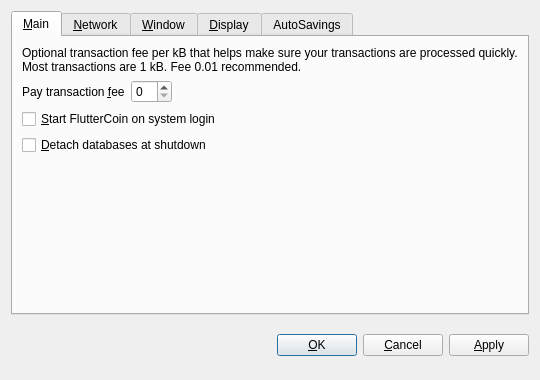
<?xml version="1.0" encoding="UTF-8"?>
<ui version="4.0">
 <class>OptionsDialog</class>
 <widget class="QDialog" name="OptionsDialog">
  <property name="geometry">
   <rect>
    <x>0</x>
    <y>0</y>
    <width>540</width>
    <height>380</height>
   </rect>
  </property>
  <property name="windowTitle">
   <string>Options</string>
  </property>
  <property name="modal">
   <bool>true</bool>
  </property>
  <layout class="QVBoxLayout" name="verticalLayout">
   <item>
    <widget class="QTabWidget" name="tabWidget">
     <property name="tabPosition">
      <enum>QTabWidget::North</enum>
     </property>
     <property name="currentIndex">
      <number>0</number>
     </property>
     <widget class="QWidget" name="tabMain">
      <attribute name="title">
       <string>&amp;Main</string>
      </attribute>
      <layout class="QVBoxLayout" name="verticalLayout_Main">
       <item>
        <widget class="QLabel" name="transactionFeeInfoLabel">
         <property name="text">
          <string>Optional transaction fee per kB that helps make sure your transactions are processed quickly. Most transactions are 1 kB. Fee 0.01 recommended.</string>
         </property>
         <property name="textFormat">
          <enum>Qt::PlainText</enum>
         </property>
         <property name="wordWrap">
          <bool>true</bool>
         </property>
        </widget>
       </item>
       <item>
        <layout class="QHBoxLayout" name="horizontalLayout_Main">
         <item>
          <widget class="QLabel" name="transactionFeeLabel">
           <property name="text">
            <string>Pay transaction &amp;fee</string>
           </property>
           <property name="textFormat">
            <enum>Qt::PlainText</enum>
           </property>
           <property name="buddy">
            <cstring>transactionFee</cstring>
           </property>
          </widget>
         </item>
         <item>
          <widget class="BitcoinAmountField" name="transactionFee"/>
         </item>
         <item>
          <spacer name="horizontalSpacer_Main">
           <property name="orientation">
            <enum>Qt::Horizontal</enum>
           </property>
           <property name="sizeHint" stdset="0">
            <size>
             <width>40</width>
             <height>20</height>
            </size>
           </property>
          </spacer>
         </item>
        </layout>
       </item>
       <item>
        <widget class="QCheckBox" name="bitcoinAtStartup">
         <property name="toolTip">
          <string>Automatically start FlutterCoin after logging in to the system.</string>
         </property>
         <property name="text">
          <string>&amp;Start FlutterCoin on system login</string>
         </property>
        </widget>
       </item>
       <item>
        <widget class="QCheckBox" name="detachDatabases">
         <property name="toolTip">
          <string>Detach block and address databases at shutdown. This means they can be moved to another data directory, but it slows down shutdown. The wallet is always detached.</string>
         </property>
         <property name="text">
          <string>&amp;Detach databases at shutdown</string>
         </property>
        </widget>
       </item>
       <item>
        <spacer name="verticalSpacer_Main">
         <property name="orientation">
          <enum>Qt::Vertical</enum>
         </property>
         <property name="sizeHint" stdset="0">
          <size>
           <width>20</width>
           <height>40</height>
          </size>
         </property>
        </spacer>
       </item>
      </layout>
     </widget>
     <widget class="QWidget" name="tabNetwork">
      <attribute name="title">
       <string>&amp;Network</string>
      </attribute>
      <layout class="QVBoxLayout" name="verticalLayout_Network">
       <item>
        <widget class="QCheckBox" name="mapPortUpnp">
         <property name="toolTip">
          <string>Automatically open the FlutterCoin client port on the router. This only works when your router supports UPnP and it is enabled.</string>
         </property>
         <property name="text">
          <string>Map port using &amp;UPnP</string>
         </property>
        </widget>
       </item>
       <item>
        <widget class="QCheckBox" name="connectSocks">
         <property name="toolTip">
          <string>Connect to the FlutterCoin network through a SOCKS proxy (e.g. when connecting through Tor).</string>
         </property>
         <property name="text">
          <string>&amp;Connect through SOCKS proxy:</string>
         </property>
        </widget>
       </item>
       <item>
        <layout class="QHBoxLayout" name="horizontalLayout_Network">
         <item>
          <widget class="QLabel" name="proxyIpLabel">
           <property name="text">
            <string>Proxy &amp;IP:</string>
           </property>
           <property name="textFormat">
            <enum>Qt::PlainText</enum>
           </property>
           <property name="buddy">
            <cstring>proxyIp</cstring>
           </property>
          </widget>
         </item>
         <item>
          <widget class="QValidatedLineEdit" name="proxyIp">
           <property name="maximumSize">
            <size>
             <width>140</width>
             <height>16777215</height>
            </size>
           </property>
           <property name="toolTip">
            <string>IP address of the proxy (e.g. 127.0.0.1)</string>
           </property>
          </widget>
         </item>
         <item>
          <widget class="QLabel" name="proxyPortLabel">
           <property name="text">
            <string>&amp;Port:</string>
           </property>
           <property name="textFormat">
            <enum>Qt::PlainText</enum>
           </property>
           <property name="buddy">
            <cstring>proxyPort</cstring>
           </property>
          </widget>
         </item>
         <item>
          <widget class="QLineEdit" name="proxyPort">
           <property name="maximumSize">
            <size>
             <width>55</width>
             <height>16777215</height>
            </size>
           </property>
           <property name="toolTip">
            <string>Port of the proxy (e.g. 9050)</string>
           </property>
          </widget>
         </item>
         <item>
          <widget class="QLabel" name="socksVersionLabel">
           <property name="text">
            <string>SOCKS &amp;Version:</string>
           </property>
           <property name="textFormat">
            <enum>Qt::PlainText</enum>
           </property>
           <property name="buddy">
            <cstring>socksVersion</cstring>
           </property>
          </widget>
         </item>
         <item>
          <widget class="QValueComboBox" name="socksVersion">
           <property name="toolTip">
            <string>SOCKS version of the proxy (e.g. 5)</string>
           </property>
          </widget>
         </item>
         <item>
          <spacer name="horizontalSpacer_Network">
           <property name="orientation">
            <enum>Qt::Horizontal</enum>
           </property>
           <property name="sizeHint" stdset="0">
            <size>
             <width>40</width>
             <height>20</height>
            </size>
           </property>
          </spacer>
         </item>
        </layout>
       </item>
       <item>
        <spacer name="verticalSpacer_Network">
         <property name="orientation">
          <enum>Qt::Vertical</enum>
         </property>
         <property name="sizeHint" stdset="0">
          <size>
           <width>20</width>
           <height>40</height>
          </size>
         </property>
        </spacer>
       </item>
      </layout>
     </widget>
     <widget class="QWidget" name="tabWindow">
      <attribute name="title">
       <string>&amp;Window</string>
      </attribute>
      <layout class="QVBoxLayout" name="verticalLayout_Window">
       <item>
        <widget class="QCheckBox" name="minimizeToTray">
         <property name="toolTip">
          <string>Show only a tray icon after minimizing the window.</string>
         </property>
         <property name="text">
          <string>&amp;Minimize to the tray instead of the taskbar</string>
         </property>
        </widget>
       </item>
       <item>
        <widget class="QCheckBox" name="minimizeOnClose">
         <property name="toolTip">
          <string>Minimize instead of exit the application when the window is closed. When this option is enabled, the application will be closed only after selecting Quit in the menu.</string>
         </property>
         <property name="text">
          <string>M&amp;inimize on close</string>
         </property>
        </widget>
       </item>
       <item>
        <spacer name="verticalSpacer_Window">
         <property name="orientation">
          <enum>Qt::Vertical</enum>
         </property>
         <property name="sizeHint" stdset="0">
          <size>
           <width>20</width>
           <height>40</height>
          </size>
         </property>
        </spacer>
       </item>
      </layout>
     </widget>
     <widget class="QWidget" name="tabDisplay">
      <attribute name="title">
       <string>&amp;Display</string>
      </attribute>
      <layout class="QVBoxLayout" name="verticalLayout_Display">
       <item>
        <layout class="QHBoxLayout" name="horizontalLayout_1_Display">
         <item>
          <widget class="QLabel" name="langLabel">
           <property name="text">
            <string>User Interface &amp;language:</string>
           </property>
           <property name="textFormat">
            <enum>Qt::PlainText</enum>
           </property>
           <property name="buddy">
            <cstring>lang</cstring>
           </property>
          </widget>
         </item>
         <item>
          <widget class="QValueComboBox" name="lang">
           <property name="toolTip">
            <string>The user interface language can be set here. This setting will take effect after restarting FlutterCoin.</string>
           </property>
          </widget>
         </item>
        </layout>
       </item>
       <item>
        <layout class="QHBoxLayout" name="horizontalLayout_2_Display">
         <item>
          <widget class="QLabel" name="unitLabel">
           <property name="text">
            <string>&amp;Unit to show amounts in:</string>
           </property>
           <property name="textFormat">
            <enum>Qt::PlainText</enum>
           </property>
           <property name="buddy">
            <cstring>unit</cstring>
           </property>
          </widget>
         </item>
         <item>
          <widget class="QValueComboBox" name="unit">
           <property name="toolTip">
            <string>Choose the default subdivision unit to show in the interface and when sending coins.</string>
           </property>
          </widget>
         </item>
        </layout>
       </item>
       <item>
        <widget class="QCheckBox" name="displayAddresses">
         <property name="toolTip">
          <string>Whether to show FlutterCoin addresses in the transaction list or not.</string>
         </property>
         <property name="text">
          <string>&amp;Display addresses in transaction list</string>
         </property>
        </widget>
       </item>
       <item>
        <widget class="QCheckBox" name="coinControlFeatures">
         <property name="toolTip">
          <string>Whether to show coin control features or not.</string>
         </property>
         <property name="text">
          <string>Display coin &amp;control features (experts only!)</string>
         </property>
        </widget>
       </item>
       <item>
        <spacer name="verticalSpacer_Display">
         <property name="orientation">
          <enum>Qt::Vertical</enum>
         </property>
         <property name="sizeHint" stdset="0">
          <size>
           <width>20</width>
           <height>40</height>
          </size>
         </property>
        </spacer>
       </item>
      </layout>
     </widget>
     <widget class="QWidget" name="tabAutoSavings">
      <attribute name="title">
       <string>AutoSavings</string>
      </attribute>
      <layout class="QVBoxLayout" name="verticalLayout_AutoSavings">
       <item>
        <widget class="QCheckBox" name="autoSavingsFeatures">
         <property name="toolTip">
          <string>help help</string>
         </property>
         <property name="text">
          <string>Enable Auto Savings</string>
         </property>
        </widget>
       </item>
       <item>
        <layout class="QHBoxLayout" name="horizontalLayout_AutoSavingsiAddress">
         <item>
          <widget class="QLabel" name="autoSavingsAddressLabel">
           <property name="text">
            <string>Fluttercoin Address:</string>
           </property>
           <property name="textFormat">
            <enum>Qt::PlainText</enum>
           </property>
           <property name="buddy">
            <cstring>autoSavingsAddress</cstring>
           </property>
          </widget>
         </item>
         <item>
          <widget class="QValidatedLineEdit" name="autoSavingsAddress">
           <property name="minimumSize">
            <size>
             <width>300</width>
             <height>0</height>
            </size>
           </property>
           <property name="maximumSize">
            <size>
             <width>300</width>
             <height>16777215</height>
            </size>
           </property>
           <property name="toolTip">
            <string>help help</string>
           </property>
          </widget>
         </item>
         <item>
          <spacer name="horizontalSpacer_3">
           <property name="orientation">
            <enum>Qt::Horizontal</enum>
           </property>
           <property name="sizeType">
            <enum>QSizePolicy::Expanding</enum>
           </property>
           <property name="sizeHint" stdset="0">
            <size>
             <width>40</width>
             <height>20</height>
            </size>
           </property>
          </spacer>
         </item>
        </layout>
       </item>
       <item>
        <layout class="QHBoxLayout" name="horizontalLayout_AutoSavingsPercent">
         <item>
          <widget class="QLabel" name="autoSavingsPercentLabel">
           <property name="text">
            <string>Percent of Stake Reward (Max 50%):</string>
           </property>
           <property name="textFormat">
            <enum>Qt::PlainText</enum>
           </property>
           <property name="buddy">
            <cstring>autoSavingsPercent</cstring>
           </property>
          </widget>
         </item>
         <item>
          <widget class="QValidatedLineEdit" name="autoSavingsPercent">
           <property name="maximumSize">
            <size>
             <width>30</width>
             <height>16777215</height>
            </size>
           </property>
           <property name="toolTip">
            <string>help help</string>
           </property>
          </widget>
         </item>
         <item>
          <spacer name="horizontalSpacer">
           <property name="orientation">
            <enum>Qt::Horizontal</enum>
           </property>
           <property name="sizeHint" stdset="0">
            <size>
             <width>40</width>
             <height>20</height>
            </size>
           </property>
          </spacer>
         </item>
        </layout>
       </item>
       <item>
        <spacer name="verticalSpacer_Window">
         <property name="orientation">
          <enum>Qt::Vertical</enum>
         </property>
         <property name="sizeHint" stdset="0">
          <size>
           <width>20</width>
           <height>40</height>
          </size>
         </property>
        </spacer>
       </item>
      </layout>
     </widget>
    </widget>
   </item>
   <item>
    <layout class="QHBoxLayout" name="horizontalLayout_Buttons">
     <item>
      <spacer name="horizontalSpacer_1">
       <property name="orientation">
        <enum>Qt::Horizontal</enum>
       </property>
       <property name="sizeHint" stdset="0">
        <size>
         <width>40</width>
         <height>48</height>
        </size>
       </property>
      </spacer>
     </item>
     <item>
      <widget class="QLabel" name="statusLabel">
       <property name="font">
        <font>
         <weight>75</weight>
         <bold>true</bold>
        </font>
       </property>
       <property name="text">
        <string/>
       </property>
       <property name="textFormat">
        <enum>Qt::PlainText</enum>
       </property>
       <property name="wordWrap">
        <bool>true</bool>
       </property>
      </widget>
     </item>
     <item>
      <spacer name="horizontalSpacer_2">
       <property name="orientation">
        <enum>Qt::Horizontal</enum>
       </property>
       <property name="sizeHint" stdset="0">
        <size>
         <width>40</width>
         <height>48</height>
        </size>
       </property>
      </spacer>
     </item>
     <item>
      <widget class="QPushButton" name="okButton">
       <property name="text">
        <string>&amp;OK</string>
       </property>
      </widget>
     </item>
     <item>
      <widget class="QPushButton" name="cancelButton">
       <property name="text">
        <string>&amp;Cancel</string>
       </property>
       <property name="autoDefault">
        <bool>false</bool>
       </property>
      </widget>
     </item>
     <item>
      <widget class="QPushButton" name="applyButton">
       <property name="text">
        <string>&amp;Apply</string>
       </property>
       <property name="autoDefault">
        <bool>false</bool>
       </property>
      </widget>
     </item>
    </layout>
   </item>
  </layout>
 </widget>
 <customwidgets>
  <customwidget>
   <class>BitcoinAmountField</class>
   <extends>QSpinBox</extends>
   <header>bitcoinamountfield.h</header>
  </customwidget>
  <customwidget>
   <class>QValueComboBox</class>
   <extends>QComboBox</extends>
   <header>qvaluecombobox.h</header>
  </customwidget>
  <customwidget>
   <class>QValidatedLineEdit</class>
   <extends>QLineEdit</extends>
   <header>qvalidatedlineedit.h</header>
  </customwidget>
 </customwidgets>
 <resources/>
 <connections/>
</ui>
